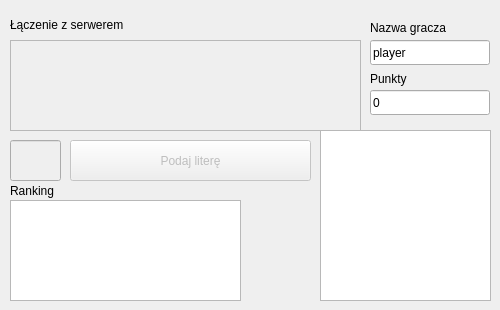
<?xml version="1.0" encoding="UTF-8"?>
<ui version="4.0">
 <class>GameWindow</class>
 <widget class="QWidget" name="GameWindow">
  <property name="windowModality">
   <enum>Qt::NonModal</enum>
  </property>
  <property name="geometry">
   <rect>
    <x>0</x>
    <y>0</y>
    <width>500</width>
    <height>310</height>
   </rect>
  </property>
  <property name="windowTitle">
   <string>Wisielec</string>
  </property>
  <widget class="QTextEdit" name="textEdit">
   <property name="enabled">
    <bool>false</bool>
   </property>
   <property name="geometry">
    <rect>
     <x>10</x>
     <y>40</y>
     <width>351</width>
     <height>91</height>
    </rect>
   </property>
   <property name="midLineWidth">
    <number>0</number>
   </property>
   <property name="readOnly">
    <bool>true</bool>
   </property>
   <property name="html">
    <string>&lt;!DOCTYPE HTML PUBLIC &quot;-//W3C//DTD HTML 4.0//EN&quot; &quot;http://www.w3.org/TR/REC-html40/strict.dtd&quot;&gt;
&lt;html&gt;&lt;head&gt;&lt;meta name=&quot;qrichtext&quot; content=&quot;1&quot; /&gt;&lt;style type=&quot;text/css&quot;&gt;
p, li { white-space: pre-wrap; }
&lt;/style&gt;&lt;/head&gt;&lt;body style=&quot; font-family:'Cantarell'; font-size:11pt; font-weight:400; font-style:normal;&quot;&gt;
&lt;p align=&quot;center&quot; style=&quot;-qt-paragraph-type:empty; margin-top:0px; margin-bottom:0px; margin-left:0px; margin-right:0px; -qt-block-indent:0; text-indent:0px;&quot;&gt;&lt;br /&gt;&lt;/p&gt;&lt;/body&gt;&lt;/html&gt;</string>
   </property>
  </widget>
  <widget class="QLabel" name="label">
   <property name="geometry">
    <rect>
     <x>10</x>
     <y>10</y>
     <width>271</width>
     <height>31</height>
    </rect>
   </property>
   <property name="text">
    <string>&lt;html&gt;&lt;head/&gt;&lt;body&gt;&lt;p&gt;Łączenie z serwerem&lt;/p&gt;&lt;/body&gt;&lt;/html&gt;</string>
   </property>
   <property name="wordWrap">
    <bool>false</bool>
   </property>
  </widget>
  <widget class="QGraphicsView" name="graphicsView">
   <property name="geometry">
    <rect>
     <x>320</x>
     <y>130</y>
     <width>171</width>
     <height>171</height>
    </rect>
   </property>
   <property name="resizeAnchor">
    <enum>QGraphicsView::NoAnchor</enum>
   </property>
  </widget>
  <widget class="QTableView" name="rankingView">
   <property name="geometry">
    <rect>
     <x>10</x>
     <y>200</y>
     <width>231</width>
     <height>101</height>
    </rect>
   </property>
  </widget>
  <widget class="QLineEdit" name="userEdit">
   <property name="geometry">
    <rect>
     <x>370</x>
     <y>40</y>
     <width>120</width>
     <height>25</height>
    </rect>
   </property>
   <property name="text">
    <string>player</string>
   </property>
   <property name="readOnly">
    <bool>true</bool>
   </property>
  </widget>
  <widget class="QLabel" name="label_2">
   <property name="geometry">
    <rect>
     <x>370</x>
     <y>20</y>
     <width>101</width>
     <height>16</height>
    </rect>
   </property>
   <property name="text">
    <string>Nazwa gracza</string>
   </property>
  </widget>
  <widget class="QLineEdit" name="letterEdit">
   <property name="enabled">
    <bool>false</bool>
   </property>
   <property name="geometry">
    <rect>
     <x>10</x>
     <y>140</y>
     <width>51</width>
     <height>41</height>
    </rect>
   </property>
   <property name="text">
    <string/>
   </property>
  </widget>
  <widget class="QPushButton" name="letterBtn">
   <property name="enabled">
    <bool>false</bool>
   </property>
   <property name="geometry">
    <rect>
     <x>70</x>
     <y>140</y>
     <width>241</width>
     <height>41</height>
    </rect>
   </property>
   <property name="text">
    <string>Podaj literę</string>
   </property>
  </widget>
  <widget class="QLabel" name="label_3">
   <property name="geometry">
    <rect>
     <x>10</x>
     <y>180</y>
     <width>231</width>
     <height>21</height>
    </rect>
   </property>
   <property name="text">
    <string>Ranking</string>
   </property>
  </widget>
  <widget class="QLabel" name="label_4">
   <property name="geometry">
    <rect>
     <x>370</x>
     <y>70</y>
     <width>67</width>
     <height>17</height>
    </rect>
   </property>
   <property name="text">
    <string>Punkty</string>
   </property>
  </widget>
  <widget class="QLineEdit" name="pointsView">
   <property name="geometry">
    <rect>
     <x>370</x>
     <y>90</y>
     <width>120</width>
     <height>25</height>
    </rect>
   </property>
   <property name="text">
    <string>0</string>
   </property>
  </widget>
 </widget>
 <resources/>
 <connections/>
</ui>
